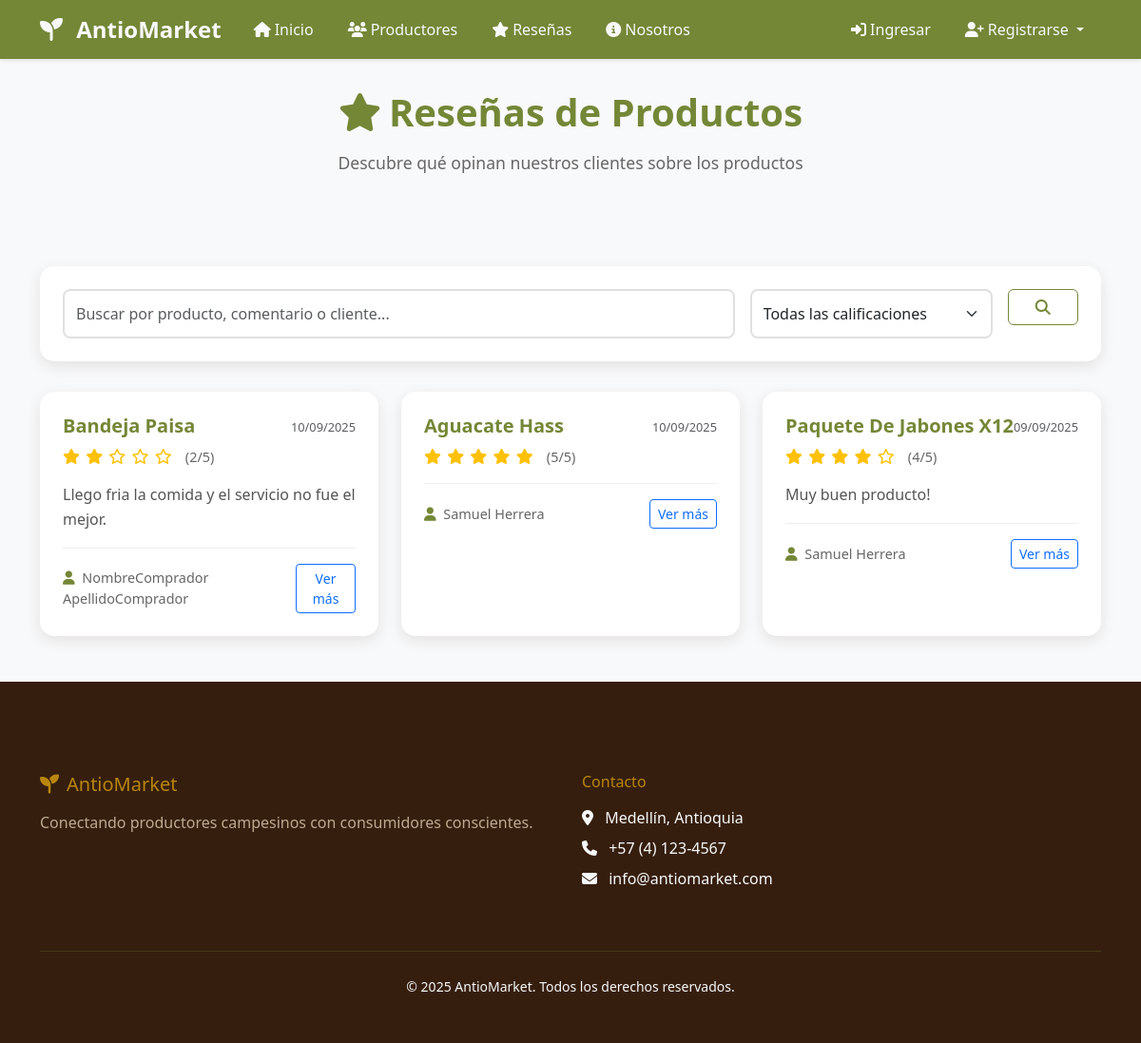
The app's page /reseñas/, older data.
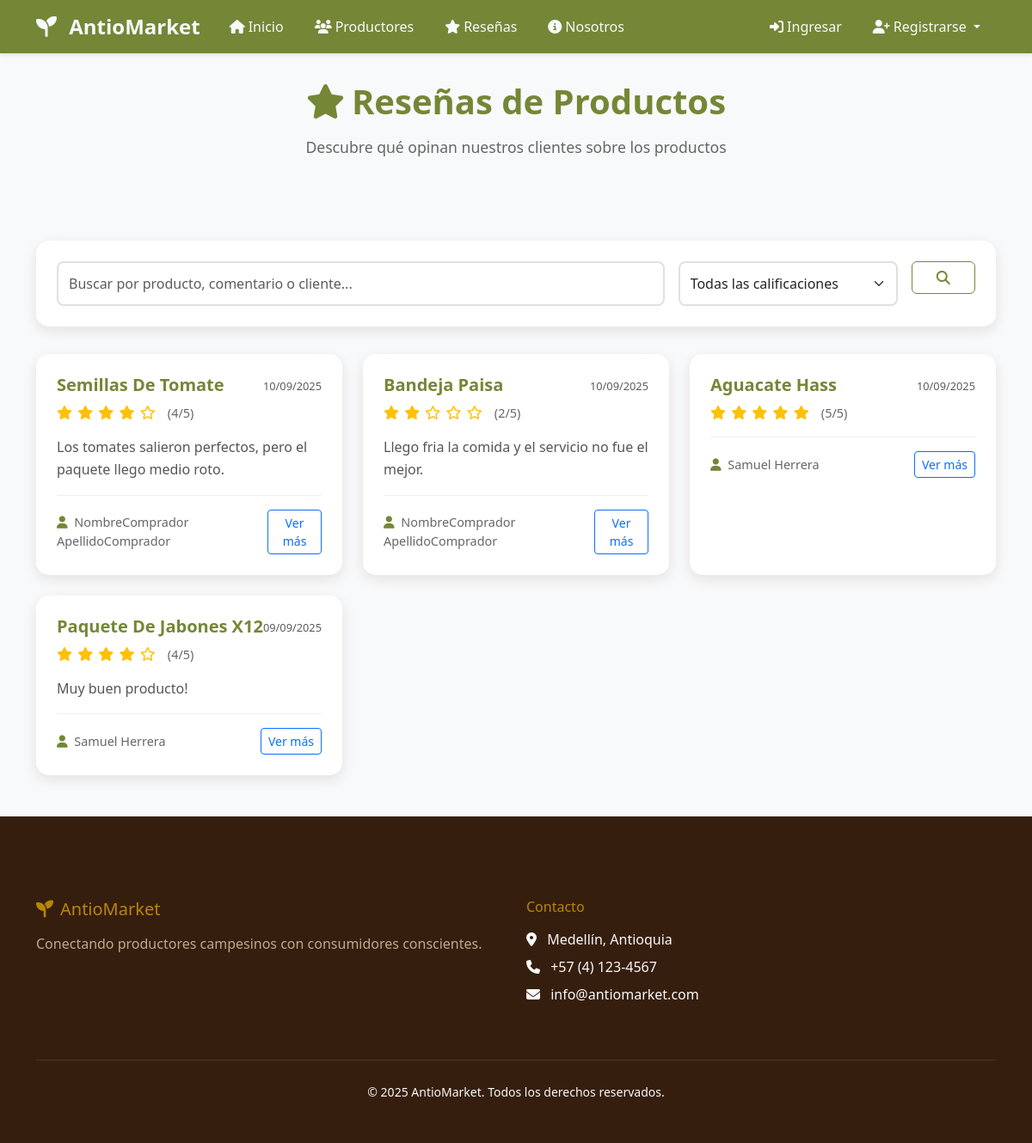
The same page, newer data.
### reseñas/models.py (models this page shows, shortened)
class Reseña(models.Model):
    producto = models.ForeignKey("productos.Producto", on_delete=models.CASCADE)
    cliente = models.ForeignKey("cuentas.CuentaCliente", on_delete=models.CASCADE)
    contenido = models.TextField(blank=True, null=True, help_text="Comentario opcional sobre el producto")
    calificacion = models.IntegerField(
        validators=[MinValueValidator(1), MaxValueValidator(5)],
        help_text="Calificación de 1 a 5 estrellas"
    )
    fecha = models.DateTimeField(auto_now_add=True)
    class Meta:
        unique_together = ('producto', 'cliente')  # Un cliente solo puede reseñar un producto una vez
        verbose_name = "Reseña"
        verbose_name_plural = "Reseñas"

### productos/models.py (models this page shows, shortened)
class Producto(models.Model):
    vendedor = models.ForeignKey("cuentas.CuentaVendedor", on_delete=models.CASCADE)
    nombre = models.CharField(max_length=100)
    descripcion = models.TextField()
    precio = models.DecimalField(max_digits=10, decimal_places=2)
    stock = models.IntegerField()
    categoria = models.CharField(max_length=50)
    imagen = models.ImageField(upload_to='productos/', blank=True, null=True, default='default.jpg')

### cuentas/models.py (models this page shows, shortened)
class CuentaCliente(models.Model):
    usuario = models.OneToOneField(Usuario, on_delete=models.CASCADE)
    direccion = models.CharField(max_length=200)

class Usuario(AbstractUser):
    is_cliente = models.BooleanField(default=False)
    is_vendedor = models.BooleanField(default=False)

### reseñas/views.py (called while the page is built)
    def get_queryset(self):
        queryset = super().get_queryset()
        busqueda = self.request.GET.get('busqueda')
        calificacion = self.request.GET.get('calificacion')
        if busqueda:
            queryset = queryset.filter(
                Q(contenido__icontains=busqueda) |
                Q(producto__nombre__icontains=busqueda) |
                Q(cliente__usuario__first_name__icontains=busqueda)
            )
        if calificacion:
            queryset = queryset.filter(calificacion=calificacion)
        return queryset

### reseñas/templates/reseñas/lista_reseñas.html (shortened to what this page needs)
{% extends 'base.html' %}
{% block extra_css %}
{% load static %}
<link rel="stylesheet" href="{% static 'css/home.css' %}">
<link rel="stylesheet" href="{% static 'reseñas/css/reseñas.css' %}">
{% endblock %}
{% block content %}
<div class="container">
    <div class="reseñas-header">
        <h1><i class="fas fa-star me-2"></i>Reseñas de Productos</h1>
        <p class="lead">Descubre qué opinan nuestros clientes sobre los productos</p>
    </div>
    <div class="filtros-container">
        <form method="GET" class="row g-3">
            <div class="col-md-8">
                <input type="text" name="busqueda" class="form-control"
                       placeholder="Buscar por producto, comentario o cliente..."
                       value="{{ request.GET.busqueda }}">
            </div>
            <div class="col-md-3">
                <select name="calificacion" class="form-select">
                    <option value="">Todas las calificaciones</option>
                </select>
            </div>
            <div class="col-md-1">
                <button type="submit" class="btn btn-outline-success w-100">
                    <i class="fas fa-search"></i>
                </button>
            </div>
        </form>
    </div>
    <div class="reseñas-grid">
        {% for reseña in reseñas %}
        <div class="reseña-card">
            <div class="reseña-header">
                <div class="producto-info">
                    <h5><a href="{% url 'productos:detalle_producto' reseña.producto.pk %}">{{ reseña.producto.nombre }}</a></h5>
                    <div class="calificacion">
                        {% for i in "12345" %}
                            {% if forloop.counter <= reseña.calificacion %}
                                <i class="fas fa-star"></i>
                            {% else %}
                                <i class="far fa-star"></i>
                            {% endif %}
                        {% endfor %}
                        <span class="calificacion-numero">({{ reseña.calificacion }}/5)</span>
                    </div>
                </div>
                <div class="fecha">
                    <small class="text-muted">{{ reseña.fecha|date:"d/m/Y" }}</small>
                </div>
            </div>
            <div class="reseña-contenido">
                <p>{{ reseña.contenido|truncatewords:20 }}</p>
            </div>
            <div class="reseña-footer">
                <div class="cliente-info">
                    <i class="fas fa-user me-1"></i>
                    <span>{{ reseña.cliente.usuario.first_name }} {{ reseña.cliente.usuario.last_name }}</span>
                </div>
                <a href="{% url 'reseñas:detalle_reseña' reseña.pk %}" class="btn btn-sm btn-outline-primary">
                    Ver más
                </a>
            </div>
        </div>
        {% endfor %}
    </div>
</div>
{% endblock %}

Row changes from the older to the newer data that the page shows:
added Reseña: producto.nombre "Semillas De Tomate", calificacion "4", fecha "10/09/2025", contenido "Los tomates salieron perfectos, pero el paquete llego medio roto.", cliente.usuario.first_name "NombreComprador", cliente.usuario.last_name "ApellidoComprador"
